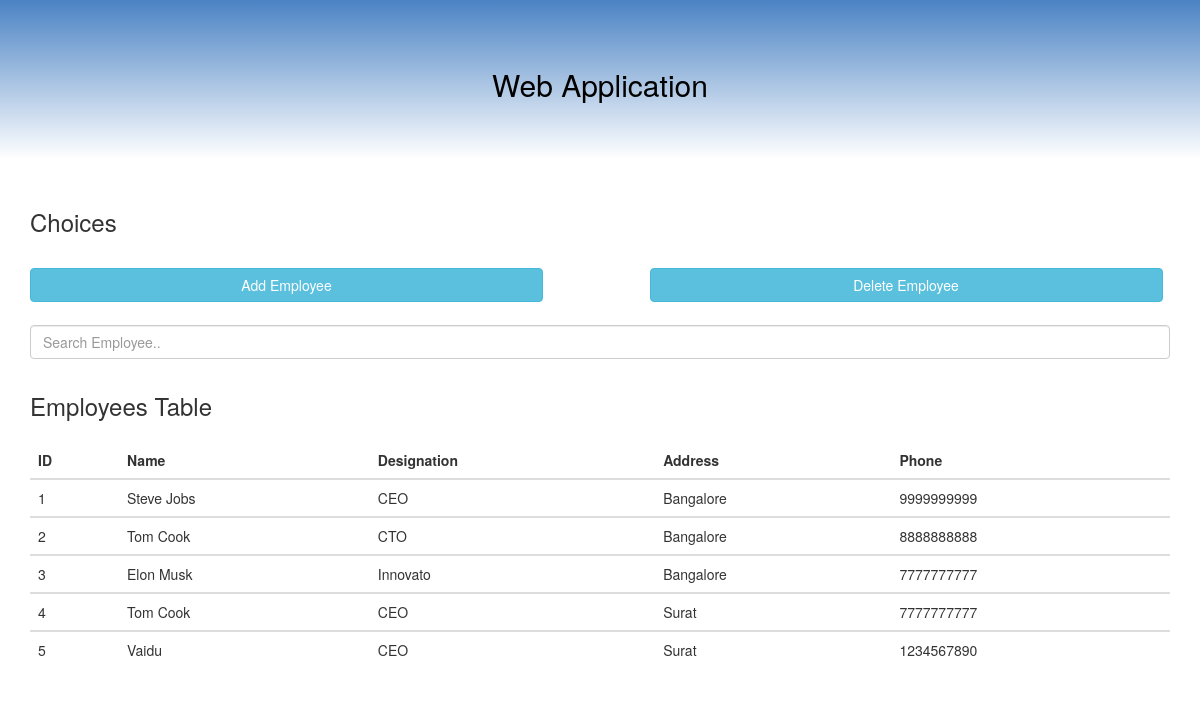
The page / on the database its author committed.
### MyApp/models.py (models this page shows)
class employees(models.Model):
    employee_ID = models.IntegerField()
    employee_name = models.CharField(max_length=50)
    designation = models.CharField(max_length=50)
    address = models.CharField(max_length=100)
    phone_num = models.IntegerField()

### MyApp/views.py (the view)
# urls.py: path('',views.home,name = 'home'),
def home(request):
    if employees.objects.exists():
        emp_Det = employees.objects.all().values('employee_ID','employee_name','designation','address','phone_num')
    else:
        emp_Det = "No Applications Yet!!"
    print(emp_Det)
    return render(request,'first_app.html',{'emp_Det':emp_Det})

### templates/first_app.html (shortened to what this page needs)
{%block content%} {% load static %}
<!doctype html>
<html>
<head>
  <link rel="stylesheet" href="https://maxcdn.bootstrapcdn.com/bootstrap/3.4.1/css/bootstrap.min.css">
  <link rel="stylesheet" href="https://cdnjs.cloudflare.com/ajax/libs/font-awesome/4.7.0/css/font-awesome.min.css">
</head>
<body>
    <div  style="background-image: linear-gradient(rgb(75, 131, 196), white);" action="" class="jumbotron text-center" style="height:8%">
      <h2 style="color: black">Web Application</h2>
    </div>
    <div class="container">
      <h3>Choices</h3>
      <button type="submit" class="btn btn-info" style="margin-top:2%;width: 45%"  data-toggle="modal" data-target="#myModal">Add Employee</button>
      <button type="button" class="btn btn-info" name="delete" style="margin-top:2%;width: 45%;;margin-left: 9%"  data-toggle="modal" data-target="#myModal2">Delete Employee</button>
      <input  class="form-control" type="text" style="margin-top:2%" id="myInput" onkeyup="myFunction()" placeholder="Search Employee.." title="Type employee name or designation or phone num">
        <h3  style="margin-top:3%">Employees Table</h3>
        <table class="table"  id="myTable" style="margin-top:2%">
          <thead>
            <tr>
              <th>ID</th>
              <th>Name</th>
              <th>Designation</th>
              <th>Address</th>
              <th>Phone</th>
            </tr>
          </thead>
          {%for emp in emp_Det%}
          <tbody id="myTable" class="table">
            <tr>
              <td>{{emp.employee_ID}}</td>
              <td>{{emp.employee_name}}</td>
              <td>{{emp.designation}}</td>
              <td>{{emp.address}}</td>
              <td>{{emp.phone_num}}</td>
            </tr>
          </tbody>
          {%endfor%}
        </table>
    </div>
</body>
</html>
{%endblock%}

### rows shown on the page
employees: employee_ID "1", employee_name "Steve Jobs", designation "CEO", address "Bangalore", phone_num "9999999999"
employees: employee_ID "2", employee_name "Tom Cook", designation "CTO", address "Bangalore", phone_num "8888888888"
employees: employee_ID "3", employee_name "Elon Musk", designation "Innovato", address "Bangalore", phone_num "7777777777"
employees: employee_ID "4", employee_name "Tom Cook", designation "CEO", address "Surat", phone_num "7777777777"
employees: employee_ID "5", employee_name "Vaidu", designation "CEO", address "Surat", phone_num "1234567890"
